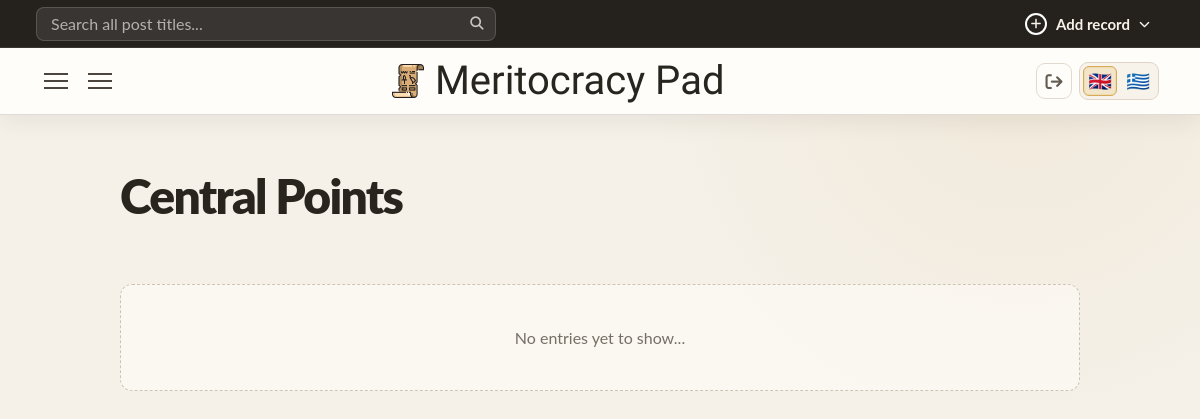
Before: /cnicou/centralpoints/ (signed in) with the older database file.
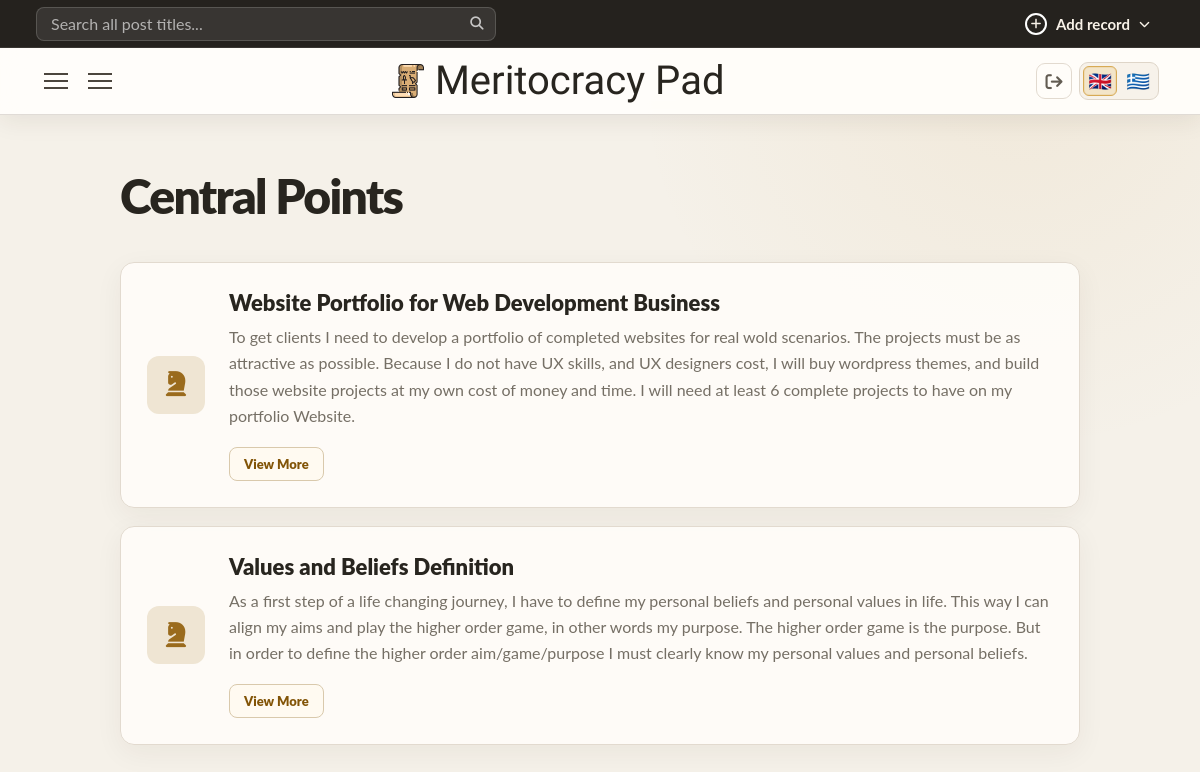
After: the same page with the newer database file.
### core/models.py (models this page shows, shortened)
class UserOwnedModel(models.Model):
    user = models.ForeignKey(
        settings.AUTH_USER_MODEL,
        on_delete=models.CASCADE,
        related_name="%(class)s_records",
        null=True,
        blank=True,
    )
    class Meta:
        abstract = True
        constraints = [
            models.UniqueConstraint(
                fields=("user", "slug"),
                name="unique_%(class)s_user_slug",
            )
        ]

class CentralPoint(UserOwnedModel):
    title = models.CharField(max_length=255)
    slug = models.SlugField(blank=True)
    created_at = models.DateTimeField(auto_now_add=True)
    content = CKEditor5Field('Content', config_name='extends')  # or 'default'
    category = models.ForeignKey(
        CentralPointCategory,
        on_delete=models.CASCADE,
        related_name="centralpoints_by_category",
        null=True
    )
    subcategory = models.ForeignKey(
        CentralPointSubcategory,
        on_delete=models.CASCADE,
        related_name="centralpoints_by_subcategory",
        blank=True,
        null=True
    )
    tags = models.ManyToManyField(
        CentralPointTag,
        related_name="centralpoints_by_tag",
        blank=True
    )

### core/views.py (the view)
# urls.py: path("centralpoints/",views.centralpoint_index,name="centralpoint_index"),
@workspace_login_required
def centralpoint_index(request):
    articles = records_for_user(CentralPoint, request.user).order_by("-created_at")
    paginator = Paginator(articles, 6) # Show 9 per page.
    page_number = request.GET.get('page')
    page_obj = paginator.get_page(page_number)
    article_tags = taxonomy_for_user(CentralPointTag, request.user)
    article_categories = taxonomy_for_user(CentralPointCategory, request.user)
    for category in article_categories:
        category.sub_categories = category.subcategories.filter(user=request.user)
    return render(request,"core/view/centralpoint.html",{
        "articles":articles,
        "page_obj":page_obj,
        "article_categories":article_categories,
        "article_tags":article_tags
    })

### core/context_processors.py (called while the page is built)
def workspace_record_type(request):
    match = getattr(request, "resolver_match", None)
    if match is None:
        return {}
    record_type = match.kwargs.get("record_type")
    if not record_type:
        url_name = match.url_name or ""
        record_type = "article" if url_name == "index" else url_name.split("_", 1)[0]
    if record_type not in WORKSPACE_RECORD_TYPES:
        return {}
    return {"workspace_record_type": record_type}

### core/taxonomy.py (called while the page is built)
def default_category_first(queryset):
    return queryset.annotate(
        _default_category_order=Case(
            When(slug=DEFAULT_CATEGORY_SLUG, then=Value(0)),
            default=Value(1),
            output_field=IntegerField(),
        )
    ).order_by("_default_category_order", "name")

def is_category_model(model):
    return issubclass(model, BaseCategory)

### core/views.py (called while the page is built)
def records_for_user(model, user):
    return model.objects.filter(user=user)

def taxonomy_for_user(model, user):
    queryset = model.objects.filter(user=user)
    if is_category_model(model):
        return default_category_first(queryset)
    return queryset.order_by("name")

### core/templates/core/view/centralpoint.html (shortened to what this page needs)
{% extends 'core/base.html' %}
{% block main %}
<div class="grid">
    <div class="grid-right">
        <div class="grid-right-wraper">
            <h1 class="post-type-title">Central Points</h1>
            {% for article in page_obj %}
                <article class="preview">
                    <div class="icon">
                       <i class="fa-solid fa-chess-knight"></i>
                    </div>
                    <div class="content">
                        <h2>{{article.title}}</h2>
                        <p>{{article.content | safe | striptags | truncatewords:70 }}</p>
                        <a class="view-single-btn" href="{% url 'centralpoint_single' request.user.username article.slug %}">View More</a>
                    </div>
                </article>
            {% empty %}
                <p class="no-entries">No entries yet to show...</p>
            {% endfor %}
    </div>
    </div>
</div>
{% endblock %}

Changed rows visible on the page:
added CentralPoint: title "Website Portfolio for Web Development Business", content "To get clients I need to develop a portfolio of completed websites for real wold scenarios. The projects must be as attractive as possible. Because I do not have UX skills, and UX designers cost, I will buy wordpress themes, and build those website projects at my own cost of money and time. I will need at least 6 complete projects to have on my portfolio Website."
added CentralPoint: title "Values and Beliefs Definition", content "As a first step of a life changing journey, I have to define my personal beliefs and personal values in life. This way I can align my aims and play the higher order game, in other words my purpose. The higher order game is the purpose. But in order to define the higher order aim/game/purpose I must clearly know my personal values and personal beliefs."
Other visible differences:
text no longer shown: "No entries yet to show..."
